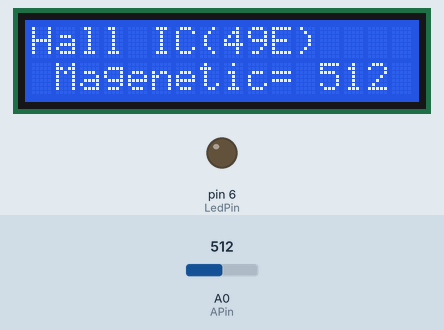
Simulated run of this sketch. Board: Arduino Mega 2560, built with avr-gcc and run on an emulated ATmega2560. Shown: 16×2 character LCD, output pins drawn as LEDs (lit = HIGH). Inputs (shaded band) come from the test bench; at power-on: A0 (APin) = 512. What the sketch prints to the serial monitor is not drawn.

Above: at 1.2 s.
1.3 s: A0 (APin) set to 0
At 2.3 s:
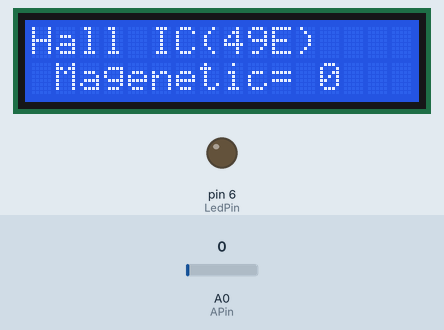
4.3 s: A0 (APin) set to 122
At 4.7 s:
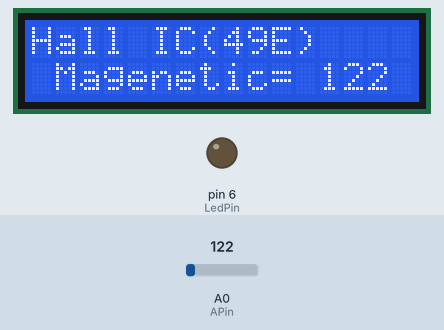
7.3 s: A0 (APin) set to 1023
At 8.7 s:
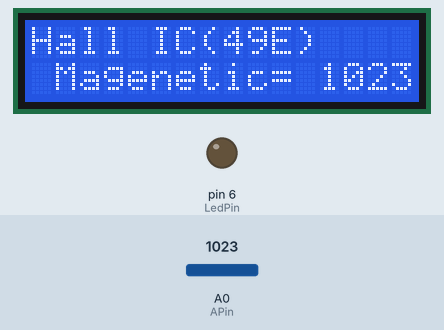
10.3 s: A0 (APin) set to 900
At 10.6 s:
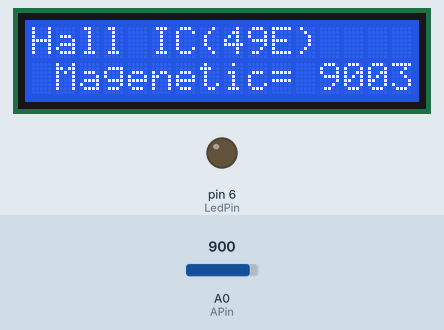
Timing chart, 0 to 11.1 s (numbered marks = the images above; inputs shaded):
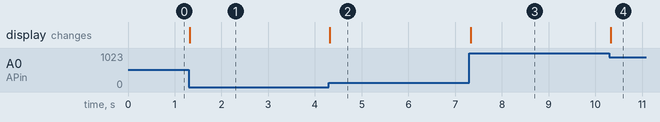

Measured:
- after the input at 1.3 s, the display: changes at once (image 1)
- after the input at 4.3 s, the display: changes at once (image 2)
- after the input at 7.3 s, the display: changes at once (image 3)
- after the input at 10.3 s, the display: changes at once (image 4)

The sketch:

Hall_49E_sensor.ino
```cpp
#include <LiquidCrystal.h>
#define DPin 7
#define LedPin 6
#define APin A0

 LiquidCrystal lcd(8, 9, 10, 45, 43, 41,39,37,35,33,31);

   int val = 0 ;
  int oldval =0  ;
void setup()
{
pinMode(LedPin,OUTPUT);//設置數位IO腳模式，OUTPUT為Output
 pinMode(DPin,INPUT);//定義digital為輸入介面
 //pinMode(APin,INPUT);//定義為類比輸入介面


  Serial.begin(9600);//設定串列傳輸速率為9600 }

 // set up the LCD's number of columns and rows:
  lcd.begin(16, 2);
  // Print a message to the LCD.
  lcd.print("Hall IC(49E)");
}
void loop() {

  // set the cursor to column 0, line 1
  // (note: line 1 is the second row, since counting begins with 0):


   val=analogRead(APin);//讀取感測器的值
    Serial.print(val);//輸出模擬值，並將其列印出來
    Serial.print("\n");//輸出模擬值，並將其列印出來

                lcd.setCursor(1, 1);
                  lcd.print("              ") ;
                 lcd.setCursor(1, 1);
                lcd.print("Magenetic= ");
                lcd.print(val);


}
```
